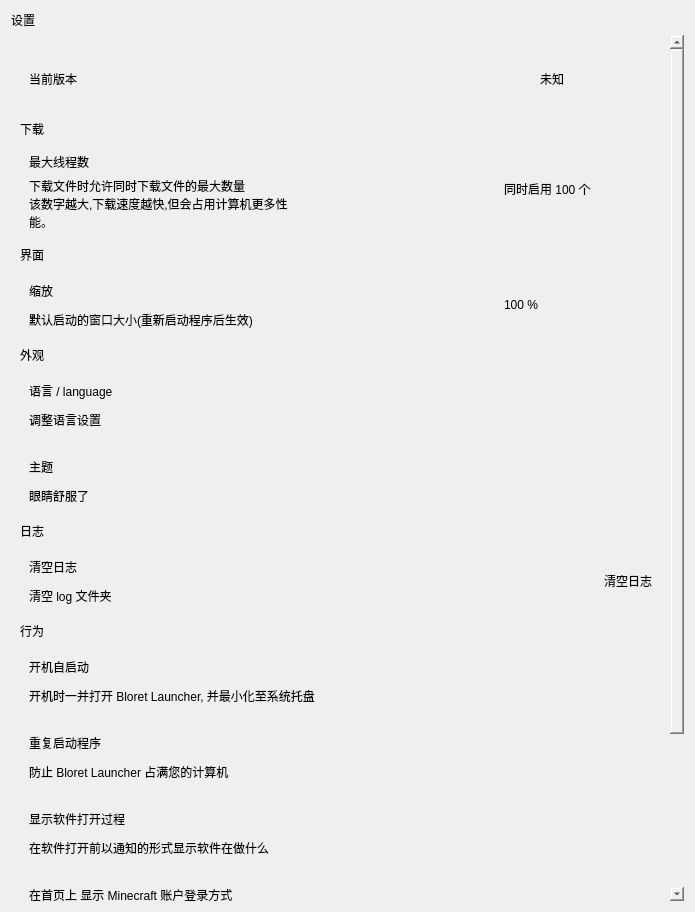
<?xml version="1.0" encoding="UTF-8"?>
<ui version="4.0">
 <class>Form</class>
 <widget class="QWidget" name="Form">
  <property name="geometry">
   <rect>
    <x>0</x>
    <y>0</y>
    <width>695</width>
    <height>912</height>
   </rect>
  </property>
  <property name="sizePolicy">
   <sizepolicy hsizetype="Preferred" vsizetype="Expanding">
    <horstretch>0</horstretch>
    <verstretch>0</verstretch>
   </sizepolicy>
  </property>
  <property name="windowTitle">
   <string>Form</string>
  </property>
  <property name="styleSheet">
   <string>
    @import url('https://cdn.jsdelivr.net/gh/zhiyiYo/PyQt-Fluent-Widgets@main/qfluentwidgets.qss');
   </string>
  </property>
  <layout class="QVBoxLayout" name="verticalLayout">
   <item>
    <widget class="TitleLabel" name="TitleLabel">
     <property name="text">
      <string>设置</string>
     </property>
    </widget>
   </item>
   <item>
    <widget class="SmoothScrollArea" name="SmoothScrollArea">
     <property name="styleSheet">
      <string notr="true">background: transparent; border: none</string>
     </property>
     <property name="widgetResizable">
      <bool>true</bool>
     </property>
     <widget class="QWidget" name="scrollAreaWidgetContents">
      <property name="geometry">
       <rect>
        <x>0</x>
        <y>0</y>
        <width>671</width>
        <height>1184</height>
       </rect>
      </property>
      <layout class="QVBoxLayout" name="verticalLayout_2">
       <item>
        <layout class="QVBoxLayout" name="verticalLayout_7">
         <item>
          <widget class="CardWidget" name="frame_8">
           <property name="minimumSize">
            <size>
             <width>0</width>
             <height>70</height>
            </size>
           </property>
           <property name="frameShape">
            <enum>QFrame::StyledPanel</enum>
           </property>
           <property name="frameShadow">
            <enum>QFrame::Raised</enum>
           </property>
           <layout class="QHBoxLayout" name="horizontalLayout_10">
            <item>
             <widget class="StrongBodyLabel" name="StrongBodyLabel_15">
              <property name="text">
               <string>当前版本</string>
              </property>
             </widget>
            </item>
            <item>
             <spacer name="horizontalSpacer_8">
              <property name="orientation">
               <enum>Qt::Horizontal</enum>
              </property>
              <property name="sizeHint" stdset="0">
               <size>
                <width>40</width>
                <height>20</height>
               </size>
              </property>
             </spacer>
            </item>
            <item>
             <layout class="QVBoxLayout" name="verticalLayout_11">
              <item>
               <widget class="StrongBodyLabel" name="BL_version">
                <property name="minimumSize">
                 <size>
                  <width>200</width>
                  <height>0</height>
                 </size>
                </property>
                <property name="text">
                 <string>未知</string>
                </property>
                <property name="alignment">
                 <set>Qt::AlignCenter</set>
                </property>
               </widget>
              </item>
             </layout>
            </item>
           </layout>
          </widget>
         </item>
        </layout>
       </item>
       <item>
        <widget class="SubtitleLabel" name="label_7">
         <property name="text">
          <string>下载</string>
         </property>
        </widget>
       </item>
       <item>
        <widget class="CardWidget" name="CardWidget_4">
         <property name="minimumSize">
          <size>
           <width>0</width>
           <height>70</height>
          </size>
         </property>
         <layout class="QHBoxLayout" name="horizontalLayout_2">
          <item>
           <layout class="QVBoxLayout" name="verticalLayout_13">
            <item>
             <widget class="StrongBodyLabel" name="StrongBodyLabel_22">
              <property name="text">
               <string>最大线程数</string>
              </property>
             </widget>
            </item>
            <item>
             <widget class="CaptionLabel" name="CaptionLabel_12">
              <property name="sizePolicy">
               <sizepolicy hsizetype="Expanding" vsizetype="Preferred">
                <horstretch>0</horstretch>
                <verstretch>0</verstretch>
               </sizepolicy>
              </property>
              <property name="minimumSize">
               <size>
                <width>282</width>
                <height>0</height>
               </size>
              </property>
              <property name="text">
               <string>下载文件时允许同时下载文件的最大数量
该数字越大,下载速度越快,但会占用计算机更多性能。</string>
              </property>
              <property name="wordWrap">
               <bool>true</bool>
              </property>
              <property name="lightColor" stdset="0">
               <color alpha="150">
                <red>0</red>
                <green>0</green>
                <blue>0</blue>
               </color>
              </property>
              <property name="darkColor" stdset="0">
               <color alpha="200">
                <red>255</red>
                <green>255</green>
                <blue>255</blue>
               </color>
              </property>
             </widget>
            </item>
           </layout>
          </item>
          <item>
           <spacer name="horizontalSpacer_15">
            <property name="orientation">
             <enum>Qt::Horizontal</enum>
            </property>
            <property name="sizeHint" stdset="0">
             <size>
              <width>165</width>
              <height>20</height>
             </size>
            </property>
           </spacer>
          </item>
          <item>
           <widget class="SpinBox" name="MaxThread_SpinBox">
            <property name="minimumSize">
             <size>
              <width>150</width>
              <height>33</height>
             </size>
            </property>
            <property name="suffix">
             <string> 个</string>
            </property>
            <property name="prefix">
             <string>同时启用 </string>
            </property>
            <property name="minimum">
             <number>1</number>
            </property>
            <property name="maximum">
             <number>10000</number>
            </property>
            <property name="value">
             <number>100</number>
            </property>
           </widget>
          </item>
         </layout>
        </widget>
       </item>
       <item>
        <widget class="SubtitleLabel" name="label_6">
         <property name="text">
          <string>界面</string>
         </property>
        </widget>
       </item>
       <item>
        <widget class="CardWidget" name="CardWidget">
         <property name="minimumSize">
          <size>
           <width>0</width>
           <height>70</height>
          </size>
         </property>
         <layout class="QHBoxLayout" name="horizontalLayout_9">
          <item>
           <layout class="QVBoxLayout" name="verticalLayout_4">
            <item>
             <widget class="StrongBodyLabel" name="StrongBodyLabel_17">
              <property name="text">
               <string>缩放</string>
              </property>
             </widget>
            </item>
            <item>
             <widget class="CaptionLabel" name="CaptionLabel_5">
              <property name="sizePolicy">
               <sizepolicy hsizetype="Expanding" vsizetype="Preferred">
                <horstretch>0</horstretch>
                <verstretch>0</verstretch>
               </sizepolicy>
              </property>
              <property name="text">
               <string>默认启动的窗口大小(重新启动程序后生效)</string>
              </property>
              <property name="wordWrap">
               <bool>true</bool>
              </property>
              <property name="lightColor" stdset="0">
               <color alpha="150">
                <red>0</red>
                <green>0</green>
                <blue>0</blue>
               </color>
              </property>
              <property name="darkColor" stdset="0">
               <color alpha="200">
                <red>255</red>
                <green>255</green>
                <blue>255</blue>
               </color>
              </property>
             </widget>
            </item>
           </layout>
          </item>
          <item>
           <spacer name="horizontalSpacer_10">
            <property name="orientation">
             <enum>Qt::Horizontal</enum>
            </property>
            <property name="sizeHint" stdset="0">
             <size>
              <width>165</width>
              <height>20</height>
             </size>
            </property>
           </spacer>
          </item>
          <item>
           <widget class="SpinBox" name="Size_Choose">
            <property name="minimumSize">
             <size>
              <width>150</width>
              <height>33</height>
             </size>
            </property>
            <property name="suffix">
             <string> %</string>
            </property>
            <property name="prefix">
             <string/>
            </property>
            <property name="minimum">
             <number>50</number>
            </property>
            <property name="maximum">
             <number>200</number>
            </property>
            <property name="value">
             <number>100</number>
            </property>
           </widget>
          </item>
         </layout>
        </widget>
       </item>
       <item>
        <widget class="SubtitleLabel" name="label_5">
         <property name="text">
          <string>外观</string>
         </property>
        </widget>
       </item>
       <item>
        <widget class="CardWidget" name="CardWidget_8">
         <property name="minimumSize">
          <size>
           <width>0</width>
           <height>70</height>
          </size>
         </property>
         <layout class="QHBoxLayout" name="horizontalLayout_11">
          <item>
           <layout class="QVBoxLayout" name="verticalLayout_14">
            <item>
             <widget class="StrongBodyLabel" name="language_Setting_Title">
              <property name="text">
               <string>语言 / language</string>
              </property>
             </widget>
            </item>
            <item>
             <widget class="CaptionLabel" name="language_Setting_Tip_Text">
              <property name="sizePolicy">
               <sizepolicy hsizetype="Expanding" vsizetype="Preferred">
                <horstretch>0</horstretch>
                <verstretch>0</verstretch>
               </sizepolicy>
              </property>
              <property name="text">
               <string>调整语言设置</string>
              </property>
              <property name="wordWrap">
               <bool>true</bool>
              </property>
              <property name="lightColor" stdset="0">
               <color alpha="150">
                <red>0</red>
                <green>0</green>
                <blue>0</blue>
               </color>
              </property>
              <property name="darkColor" stdset="0">
               <color alpha="200">
                <red>255</red>
                <green>255</green>
                <blue>255</blue>
               </color>
              </property>
             </widget>
            </item>
           </layout>
          </item>
          <item>
           <spacer name="horizontalSpacer_16">
            <property name="orientation">
             <enum>Qt::Horizontal</enum>
            </property>
            <property name="sizeHint" stdset="0">
             <size>
              <width>165</width>
              <height>20</height>
             </size>
            </property>
           </spacer>
          </item>
          <item>
           <widget class="ComboBox" name="language_Choose"/>
          </item>
         </layout>
        </widget>
       </item>
       <item>
        <widget class="CardWidget" name="frame_9">
         <property name="minimumSize">
          <size>
           <width>0</width>
           <height>70</height>
          </size>
         </property>
         <property name="frameShape">
          <enum>QFrame::StyledPanel</enum>
         </property>
         <property name="frameShadow">
          <enum>QFrame::Raised</enum>
         </property>
         <layout class="QHBoxLayout" name="horizontalLayout">
          <item>
           <layout class="QVBoxLayout" name="verticalLayout_3">
            <item>
             <widget class="StrongBodyLabel" name="StrongBodyLabel_16">
              <property name="text">
               <string>主题</string>
              </property>
             </widget>
            </item>
            <item>
             <widget class="CaptionLabel" name="CaptionLabel_4">
              <property name="sizePolicy">
               <sizepolicy hsizetype="Expanding" vsizetype="Preferred">
                <horstretch>0</horstretch>
                <verstretch>0</verstretch>
               </sizepolicy>
              </property>
              <property name="text">
               <string>眼睛舒服了</string>
              </property>
              <property name="wordWrap">
               <bool>true</bool>
              </property>
              <property name="lightColor" stdset="0">
               <color alpha="150">
                <red>0</red>
                <green>0</green>
                <blue>0</blue>
               </color>
              </property>
              <property name="darkColor" stdset="0">
               <color alpha="200">
                <red>255</red>
                <green>255</green>
                <blue>255</blue>
               </color>
              </property>
             </widget>
            </item>
           </layout>
          </item>
          <item>
           <spacer name="horizontalSpacer_9">
            <property name="orientation">
             <enum>Qt::Horizontal</enum>
            </property>
            <property name="sizeHint" stdset="0">
             <size>
              <width>40</width>
              <height>20</height>
             </size>
            </property>
           </spacer>
          </item>
          <item>
           <widget class="ComboBox" name="light_dark_choose">
            <property name="enabled">
             <bool>false</bool>
            </property>
            <property name="minimumSize">
             <size>
              <width>250</width>
              <height>20</height>
             </size>
            </property>
           </widget>
          </item>
         </layout>
        </widget>
       </item>
       <item>
        <widget class="SubtitleLabel" name="label">
         <property name="text">
          <string>日志</string>
         </property>
        </widget>
       </item>
       <item>
        <widget class="CardWidget" name="frame_2">
         <property name="minimumSize">
          <size>
           <width>0</width>
           <height>70</height>
          </size>
         </property>
         <property name="frameShape">
          <enum>QFrame::StyledPanel</enum>
         </property>
         <property name="frameShadow">
          <enum>QFrame::Raised</enum>
         </property>
         <layout class="QHBoxLayout" name="horizontalLayout_3">
          <item>
           <layout class="QVBoxLayout" name="verticalLayout_5">
            <item>
             <widget class="StrongBodyLabel" name="log_clear_text">
              <property name="text">
               <string>清空日志</string>
              </property>
             </widget>
            </item>
            <item>
             <widget class="CaptionLabel" name="log_clear_subtext">
              <property name="sizePolicy">
               <sizepolicy hsizetype="Expanding" vsizetype="Preferred">
                <horstretch>0</horstretch>
                <verstretch>0</verstretch>
               </sizepolicy>
              </property>
              <property name="text">
               <string>清空 log 文件夹</string>
              </property>
              <property name="wordWrap">
               <bool>true</bool>
              </property>
              <property name="lightColor" stdset="0">
               <color alpha="150">
                <red>0</red>
                <green>0</green>
                <blue>0</blue>
               </color>
              </property>
              <property name="darkColor" stdset="0">
               <color alpha="200">
                <red>255</red>
                <green>255</green>
                <blue>255</blue>
               </color>
              </property>
             </widget>
            </item>
           </layout>
          </item>
          <item>
           <spacer name="log_clear_space">
            <property name="orientation">
             <enum>Qt::Horizontal</enum>
            </property>
            <property name="sizeHint" stdset="0">
             <size>
              <width>40</width>
              <height>20</height>
             </size>
            </property>
           </spacer>
          </item>
          <item>
           <widget class="PushButton" name="log_clear_button">
            <property name="text">
             <string>清空日志</string>
            </property>
           </widget>
          </item>
         </layout>
        </widget>
       </item>
       <item>
        <widget class="SubtitleLabel" name="SubtitleLabel">
         <property name="text">
          <string>行为</string>
         </property>
        </widget>
       </item>
       <item>
        <widget class="CardWidget" name="CardWidget_7">
         <property name="minimumSize">
          <size>
           <width>0</width>
           <height>70</height>
          </size>
         </property>
         <layout class="QHBoxLayout" name="horizontalLayout_8">
          <item>
           <layout class="QVBoxLayout" name="verticalLayout_12">
            <item>
             <widget class="StrongBodyLabel" name="label_3">
              <property name="maximumSize">
               <size>
                <width>16777210</width>
                <height>16777215</height>
               </size>
              </property>
              <property name="text">
               <string>开机自启动</string>
              </property>
              <property name="alignment">
               <set>Qt::AlignJustify|Qt::AlignVCenter</set>
              </property>
             </widget>
            </item>
            <item>
             <widget class="CaptionLabel" name="CaptionLabel_11">
              <property name="text">
               <string>开机时一并打开 Bloret Launcher, 并最小化至系统托盘</string>
              </property>
              <property name="alignment">
               <set>Qt::AlignLeading|Qt::AlignLeft|Qt::AlignVCenter</set>
              </property>
              <property name="lightColor" stdset="0">
               <color>
                <red>127</red>
                <green>127</green>
                <blue>127</blue>
               </color>
              </property>
              <property name="darkColor" stdset="0">
               <color>
                <red>185</red>
                <green>185</green>
                <blue>185</blue>
               </color>
              </property>
             </widget>
            </item>
           </layout>
          </item>
          <item>
           <spacer name="horizontalSpacer_3">
            <property name="orientation">
             <enum>Qt::Horizontal</enum>
            </property>
            <property name="sizeHint" stdset="0">
             <size>
              <width>377</width>
              <height>20</height>
             </size>
            </property>
           </spacer>
          </item>
          <item>
           <widget class="SwitchButton" name="Self_starting" native="true">
            <property name="checked" stdset="0">
             <bool>false</bool>
            </property>
            <property name="text" stdset="0">
             <string>关闭</string>
            </property>
            <property name="onText" stdset="0">
             <string>打开</string>
            </property>
            <property name="offText" stdset="0">
             <string>关闭</string>
            </property>
           </widget>
          </item>
         </layout>
        </widget>
       </item>
       <item>
        <widget class="CardWidget" name="CardWidget_2">
         <property name="minimumSize">
          <size>
           <width>0</width>
           <height>70</height>
          </size>
         </property>
         <layout class="QHBoxLayout" name="horizontalLayout_4">
          <item>
           <layout class="QVBoxLayout" name="verticalLayout_6">
            <item>
             <widget class="StrongBodyLabel" name="StrongBodyLabel_18">
              <property name="text">
               <string>重复启动程序</string>
              </property>
             </widget>
            </item>
            <item>
             <widget class="CaptionLabel" name="CaptionLabel_6">
              <property name="sizePolicy">
               <sizepolicy hsizetype="Expanding" vsizetype="Preferred">
                <horstretch>0</horstretch>
                <verstretch>0</verstretch>
               </sizepolicy>
              </property>
              <property name="text">
               <string>防止 Bloret Launcher 占满您的计算机</string>
              </property>
              <property name="wordWrap">
               <bool>true</bool>
              </property>
              <property name="lightColor" stdset="0">
               <color alpha="150">
                <red>0</red>
                <green>0</green>
                <blue>0</blue>
               </color>
              </property>
              <property name="darkColor" stdset="0">
               <color alpha="200">
                <red>255</red>
                <green>255</green>
                <blue>255</blue>
               </color>
              </property>
             </widget>
            </item>
           </layout>
          </item>
          <item>
           <spacer name="horizontalSpacer_11">
            <property name="orientation">
             <enum>Qt::Horizontal</enum>
            </property>
            <property name="sizeHint" stdset="0">
             <size>
              <width>266</width>
              <height>20</height>
             </size>
            </property>
           </spacer>
          </item>
          <item>
           <widget class="SwitchButton" name="repeat_run_button" native="true">
            <property name="spacing" stdset="0">
             <number>12</number>
            </property>
            <property name="checked" stdset="0">
             <bool>false</bool>
            </property>
            <property name="text" stdset="0">
             <string>禁止</string>
            </property>
            <property name="onText" stdset="0">
             <string>允许</string>
            </property>
            <property name="offText" stdset="0">
             <string>禁止</string>
            </property>
           </widget>
          </item>
         </layout>
        </widget>
       </item>
       <item>
        <widget class="CardWidget" name="CardWidget_3">
         <property name="minimumSize">
          <size>
           <width>0</width>
           <height>70</height>
          </size>
         </property>
         <layout class="QHBoxLayout" name="horizontalLayout_5">
          <item>
           <layout class="QVBoxLayout" name="verticalLayout_8">
            <item>
             <widget class="StrongBodyLabel" name="StrongBodyLabel_19">
              <property name="text">
               <string>显示软件打开过程</string>
              </property>
             </widget>
            </item>
            <item>
             <widget class="CaptionLabel" name="CaptionLabel_7">
              <property name="sizePolicy">
               <sizepolicy hsizetype="Expanding" vsizetype="Preferred">
                <horstretch>0</horstretch>
                <verstretch>0</verstretch>
               </sizepolicy>
              </property>
              <property name="text">
               <string>在软件打开前以通知的形式显示软件在做什么</string>
              </property>
              <property name="wordWrap">
               <bool>true</bool>
              </property>
              <property name="lightColor" stdset="0">
               <color alpha="150">
                <red>0</red>
                <green>0</green>
                <blue>0</blue>
               </color>
              </property>
              <property name="darkColor" stdset="0">
               <color alpha="200">
                <red>255</red>
                <green>255</green>
                <blue>255</blue>
               </color>
              </property>
             </widget>
            </item>
           </layout>
          </item>
          <item>
           <spacer name="horizontalSpacer_12">
            <property name="orientation">
             <enum>Qt::Horizontal</enum>
            </property>
            <property name="sizeHint" stdset="0">
             <size>
              <width>269</width>
              <height>20</height>
             </size>
            </property>
           </spacer>
          </item>
          <item>
           <widget class="SwitchButton" name="show_runtime_do_button" native="true">
            <property name="spacing" stdset="0">
             <number>12</number>
            </property>
            <property name="checked" stdset="0">
             <bool>true</bool>
            </property>
            <property name="text" stdset="0">
             <string>显示</string>
            </property>
            <property name="onText" stdset="0">
             <string>显示</string>
            </property>
            <property name="offText" stdset="0">
             <string>不显示</string>
            </property>
           </widget>
          </item>
         </layout>
        </widget>
       </item>
       <item>
        <widget class="CardWidget" name="CardWidget_6">
         <property name="minimumSize">
          <size>
           <width>0</width>
           <height>70</height>
          </size>
         </property>
         <layout class="QHBoxLayout" name="horizontalLayout_7">
          <item>
           <layout class="QVBoxLayout" name="verticalLayout_10">
            <item>
             <widget class="StrongBodyLabel" name="StrongBodyLabel_21">
              <property name="text">
               <string>在首页上 显示 Minecraft 账户登录方式</string>
              </property>
             </widget>
            </item>
            <item>
             <widget class="CaptionLabel" name="CaptionLabel_10">
              <property name="sizePolicy">
               <sizepolicy hsizetype="Expanding" vsizetype="Preferred">
                <horstretch>0</horstretch>
                <verstretch>0</verstretch>
               </sizepolicy>
              </property>
              <property name="text">
               <string>展示你为微软登录或是离线登录</string>
              </property>
              <property name="wordWrap">
               <bool>true</bool>
              </property>
              <property name="lightColor" stdset="0">
               <color alpha="150">
                <red>0</red>
                <green>0</green>
                <blue>0</blue>
               </color>
              </property>
              <property name="darkColor" stdset="0">
               <color alpha="200">
                <red>255</red>
                <green>255</green>
                <blue>255</blue>
               </color>
              </property>
             </widget>
            </item>
           </layout>
          </item>
          <item>
           <spacer name="horizontalSpacer_14">
            <property name="orientation">
             <enum>Qt::Horizontal</enum>
            </property>
            <property name="sizeHint" stdset="0">
             <size>
              <width>269</width>
              <height>20</height>
             </size>
            </property>
           </spacer>
          </item>
          <item>
           <widget class="SwitchButton" name="home_show_login_mod_button" native="true">
            <property name="spacing" stdset="0">
             <number>12</number>
            </property>
            <property name="checked" stdset="0">
             <bool>false</bool>
            </property>
            <property name="text" stdset="0">
             <string>隐藏</string>
            </property>
            <property name="onText" stdset="0">
             <string>展示</string>
            </property>
            <property name="offText" stdset="0">
             <string>隐藏</string>
            </property>
           </widget>
          </item>
         </layout>
        </widget>
       </item>
       <item>
        <widget class="CardWidget" name="CardWidget_5">
         <property name="minimumSize">
          <size>
           <width>0</width>
           <height>70</height>
          </size>
         </property>
         <layout class="QHBoxLayout" name="horizontalLayout_6">
          <item>
           <layout class="QVBoxLayout" name="verticalLayout_9">
            <item>
             <widget class="StrongBodyLabel" name="StrongBodyLabel_20">
              <property name="text">
               <string>本地模式</string>
              </property>
             </widget>
            </item>
            <item>
             <widget class="CaptionLabel" name="CaptionLabel_8">
              <property name="sizePolicy">
               <sizepolicy hsizetype="Expanding" vsizetype="Preferred">
                <horstretch>0</horstretch>
                <verstretch>0</verstretch>
               </sizepolicy>
              </property>
              <property name="text">
               <string>不连接一部分的互联网，不允许使用 PCFS 服务。</string>
              </property>
              <property name="wordWrap">
               <bool>true</bool>
              </property>
              <property name="lightColor" stdset="0">
               <color alpha="150">
                <red>0</red>
                <green>0</green>
                <blue>0</blue>
               </color>
              </property>
              <property name="darkColor" stdset="0">
               <color alpha="200">
                <red>255</red>
                <green>255</green>
                <blue>255</blue>
               </color>
              </property>
             </widget>
            </item>
           </layout>
          </item>
          <item>
           <spacer name="horizontalSpacer_13">
            <property name="orientation">
             <enum>Qt::Horizontal</enum>
            </property>
            <property name="sizeHint" stdset="0">
             <size>
              <width>269</width>
              <height>20</height>
             </size>
            </property>
           </spacer>
          </item>
          <item>
           <widget class="SwitchButton" name="localmod_button" native="true">
            <property name="spacing" stdset="0">
             <number>12</number>
            </property>
            <property name="checked" stdset="0">
             <bool>false</bool>
            </property>
            <property name="text" stdset="0">
             <string>关闭</string>
            </property>
            <property name="onText" stdset="0">
             <string>启用</string>
            </property>
            <property name="offText" stdset="0">
             <string>关闭</string>
            </property>
           </widget>
          </item>
         </layout>
        </widget>
       </item>
       <item>
        <widget class="CaptionLabel" name="CaptionLabel_9">
         <property name="sizePolicy">
          <sizepolicy hsizetype="Expanding" vsizetype="Preferred">
           <horstretch>0</horstretch>
           <verstretch>0</verstretch>
          </sizepolicy>
         </property>
         <property name="text">
          <string>设置界面大部分内容需要重启程序后生效。</string>
         </property>
         <property name="wordWrap">
          <bool>true</bool>
         </property>
         <property name="lightColor" stdset="0">
          <color alpha="150">
           <red>0</red>
           <green>0</green>
           <blue>0</blue>
          </color>
         </property>
         <property name="darkColor" stdset="0">
          <color alpha="200">
           <red>255</red>
           <green>255</green>
           <blue>255</blue>
          </color>
         </property>
        </widget>
       </item>
       <item>
        <spacer name="verticalSpacer">
         <property name="orientation">
          <enum>Qt::Vertical</enum>
         </property>
         <property name="sizeHint" stdset="0">
          <size>
           <width>20</width>
           <height>40</height>
          </size>
         </property>
        </spacer>
       </item>
      </layout>
     </widget>
    </widget>
   </item>
  </layout>
 </widget>
 <customwidgets>
  <customwidget>
   <class>ComboBox</class>
   <extends>QPushButton</extends>
   <header>qfluentwidgets</header>
  </customwidget>
  <customwidget>
   <class>PushButton</class>
   <extends>QPushButton</extends>
   <header>qfluentwidgets</header>
  </customwidget>
  <customwidget>
   <class>SwitchButton</class>
   <extends>QWidget</extends>
   <header>qfluentwidgets</header>
  </customwidget>
  <customwidget>
   <class>CardWidget</class>
   <extends>QFrame</extends>
   <header>qfluentwidgets</header>
   <container>1</container>
  </customwidget>
  <customwidget>
   <class>SmoothScrollArea</class>
   <extends>QScrollArea</extends>
   <header>qfluentwidgets</header>
   <container>1</container>
  </customwidget>
  <customwidget>
   <class>CaptionLabel</class>
   <extends>QLabel</extends>
   <header>qfluentwidgets</header>
  </customwidget>
  <customwidget>
   <class>StrongBodyLabel</class>
   <extends>QLabel</extends>
   <header>qfluentwidgets</header>
  </customwidget>
  <customwidget>
   <class>SubtitleLabel</class>
   <extends>QLabel</extends>
   <header>qfluentwidgets</header>
  </customwidget>
  <customwidget>
   <class>TitleLabel</class>
   <extends>QLabel</extends>
   <header>qfluentwidgets</header>
  </customwidget>
  <customwidget>
   <class>SpinBox</class>
   <extends>QSpinBox</extends>
   <header>qfluentwidgets</header>
  </customwidget>
 </customwidgets>
 <resources/>
 <connections/>
</ui>
